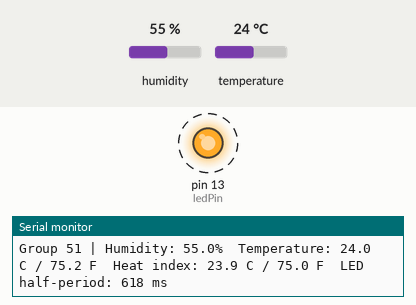
Recording of a sketch running on a simulated Arduino Uno, built with avr-gcc and run on an emulated ATmega328P. On the bench: output pins drawn as LEDs (lit = HIGH), the last lines printed to the serial monitor. Dashed ring = blinking. Inputs (shaded band) come from the test bench; at power-on: temperature 24 °C, humidity 55 %.

Above: at 4.8 s.
4.9 s: temperature set to 33 °C
At 5.6 s:
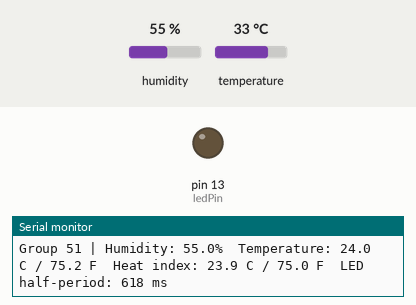
8.4 s: temperature set to 12 °C
At 10.5 s:
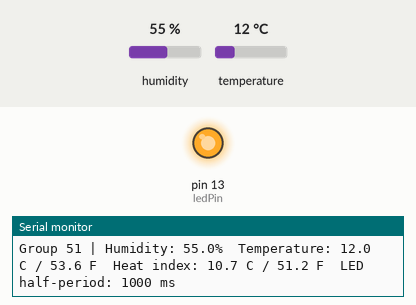
Timing chart, 0 to 17.9 s (numbered marks = the images above; inputs shaded):
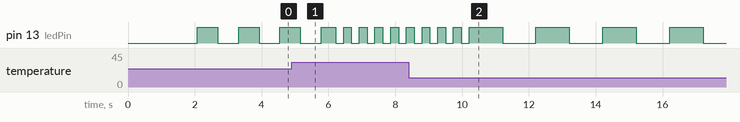

The sketch:

DHTtester_LED.ino
```cpp
// 改自 Adafruit 的 DHTtester 例程（ladyada，公有领域）。
#include <DHT.h>

const uint8_t sensorPin = 2;
const uint8_t ledPin = LED_BUILTIN;
const char groupNumber[] = "51";  // 更换组号时修改此处。

const unsigned long sampleIntervalMs = 2000;
const float slowTemperatureC = 15.0;
const float fastTemperatureC = 35.0;
const unsigned long slowHalfPeriodMs = 1000;
const unsigned long fastHalfPeriodMs = 150;

DHT dht(sensorPin, DHT11);

unsigned long lastSampleMs;
unsigned long lastLedToggleMs;
unsigned long ledHalfPeriodMs = 0;
bool ledOn = false;

void printGroupNumber() {
  Serial.print(F("Group "));
  Serial.print(groupNumber);
  Serial.print(F(" | "));
}

unsigned long halfPeriodForTemperature(float temperatureC) {
  // 15–35 °C 内线性调速，超出范围时使用对应端点的速度。
  const float limitedTemperature = constrain(temperatureC, slowTemperatureC, fastTemperatureC);
  const float fraction = (limitedTemperature - slowTemperatureC) /
                         (fastTemperatureC - slowTemperatureC);
  return static_cast<unsigned long>(
      slowHalfPeriodMs - fraction * (slowHalfPeriodMs - fastHalfPeriodMs) + 0.5f);
}

void updateLed(unsigned long now) {
  // 第一次成功读取前保持熄灭。一次读失败时维持上一次的闪烁速度。
  if (ledHalfPeriodMs == 0 || now - lastLedToggleMs < ledHalfPeriodMs) {
    return;
  }
  lastLedToggleMs = now;
  ledOn = !ledOn;
  digitalWrite(ledPin, ledOn ? HIGH : LOW);
}

void readAndPrintSensor() {
  const float humidity = dht.readHumidity();
  const float temperatureC = dht.readTemperature();

  printGroupNumber();
  if (isnan(humidity) || isnan(temperatureC)) {
    Serial.println(F("DHT11 read failed. Check 5V, GND and DATA on D2."));
    return;
  }

  ledHalfPeriodMs = halfPeriodForTemperature(temperatureC);
  const float temperatureF = dht.convertCtoF(temperatureC);
  const float heatIndexC = dht.computeHeatIndex(temperatureC, humidity, false);
  const float heatIndexF = dht.convertCtoF(heatIndexC);

  Serial.print(F("Humidity: "));
  Serial.print(humidity, 1);
  Serial.print(F("%  Temperature: "));
  Serial.print(temperatureC, 1);
  Serial.print(F(" C / "));
  Serial.print(temperatureF, 1);
  Serial.print(F(" F  Heat index: "));
  Serial.print(heatIndexC, 1);
  Serial.print(F(" C / "));
  Serial.print(heatIndexF, 1);
  Serial.print(F(" F  LED half-period: "));
  Serial.print(ledHalfPeriodMs);
  Serial.println(F(" ms"));
}

void setup() {
  pinMode(ledPin, OUTPUT);
  digitalWrite(ledPin, LOW);
  Serial.begin(9600);
  dht.begin();
  lastSampleMs = millis();

  printGroupNumber();
  Serial.println(F("DHT11 + LED ready (DATA D2, 9600 baud)"));
}

void loop() {
  const unsigned long now = millis();
  updateLed(now);
  if (now - lastSampleMs >= sampleIntervalMs) {
    readAndPrintSensor();
    lastSampleMs = millis();
  }
}
```
